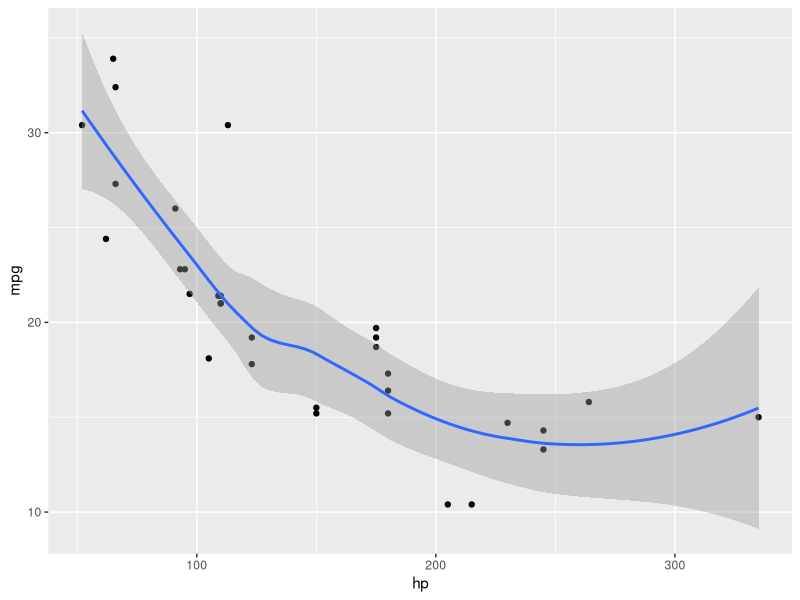
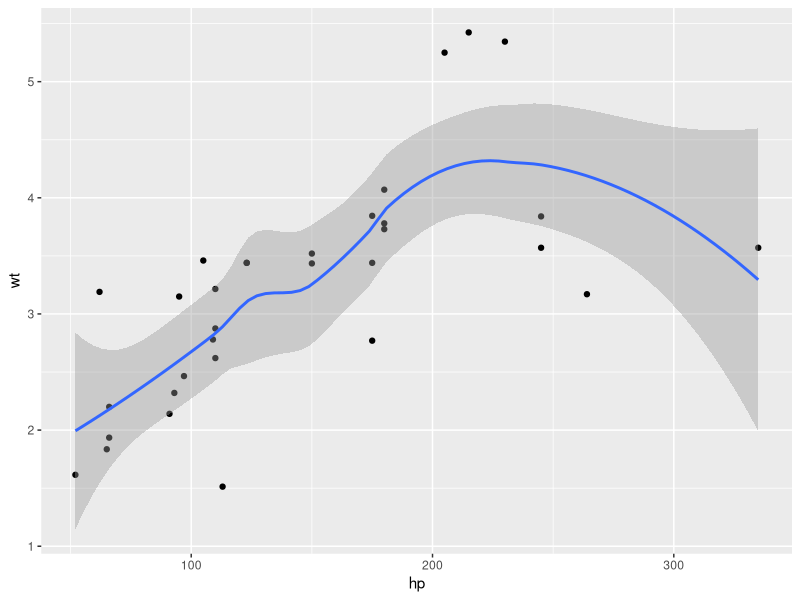

Recreate these plots in R, in order.
## ---- chunk 1
library(tidyverse)
ggplot(mtcars, aes(x = hp, y = mpg)) +
  geom_point() + 
  geom_smooth()
## ---- chunk 2
ggplot(mtcars, aes(x = hp, y = wt)) +
  geom_point() + 
  geom_smooth()
